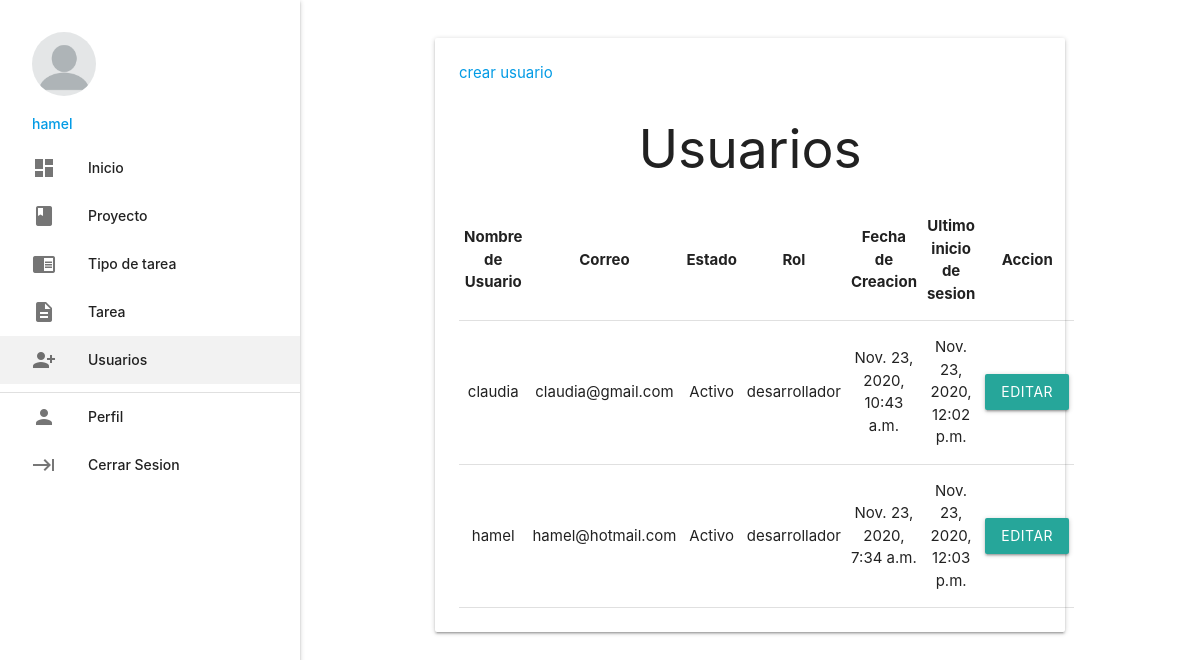
/acceder/usuarios/ (signed in), run on an earlier commit of the app's database.
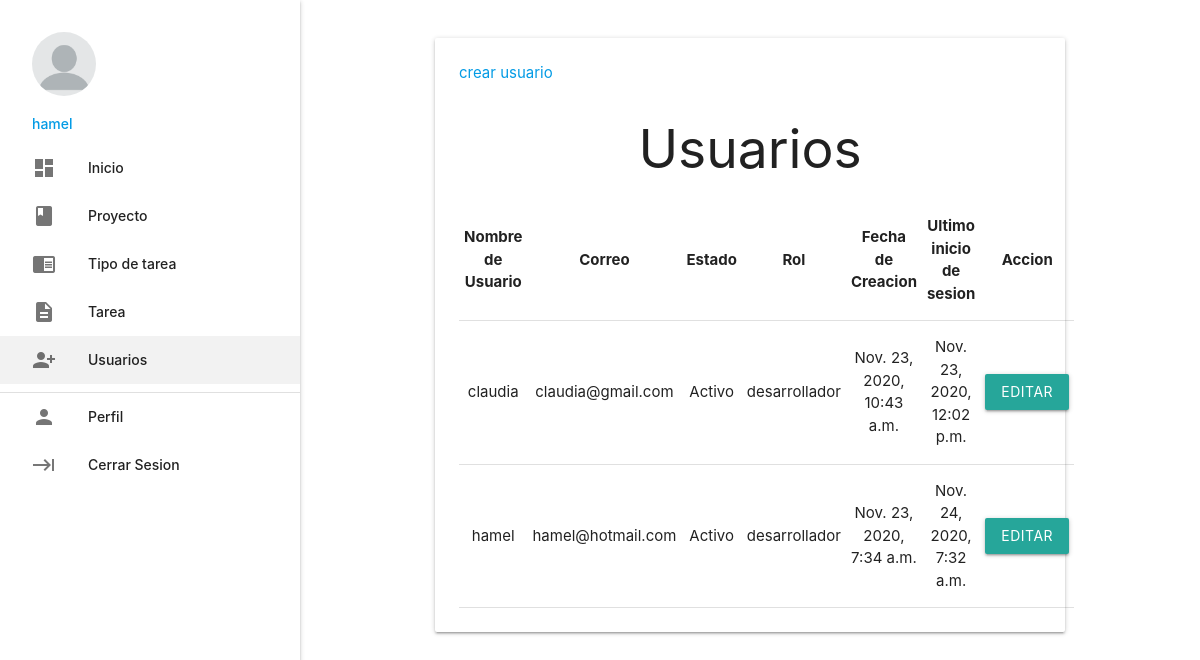
And on a later commit of the database.
### users/models.py (models this page shows)
class User(AbstractUser):
    ROLE_CHOICES = (
        ('administrador', 'Administrador'),
        ('desarrollador', 'Desarrollador'),
    )
    avatar = models.ImageField(default='avatar.png', upload_to='users/')
    role = models.CharField(max_length=50, choices=ROLE_CHOICES, verbose_name='Rol')

### users/views.py (the view)
# urls.py: path('usuarios/', views.UserListView.as_view(), name='user'),
class UserListView(LoginRequiredMixin, ListView):
    login_url = 'users:login'
    template_name = 'users/users.html'
    queryset = User.objects.all().order_by('-pk')

### templates/users/users.html
{% extends 'base.html' %}
{% block content %}
    <div class="container">
        <div class="card">
            <div class="card-content">
                <a href="{% url 'users:register' %}">crear usuario</a>
                <h2 class="center">Usuarios</h2>
                <table class="highlight centered">
                    <thead>
                        <tr>
                            <th>Nombre de Usuario</th>
                            <th>Correo</th>
                            <th>Estado</th>
                            <th>Rol</th>
                            <th>Fecha de Creacion</th>
                            <th>Ultimo inicio de sesion</th>
                            <th>Accion</th>
                        </tr>
                    </thead>
                    <tbody>
                        {% for user in object_list %}
                            <tr>
                                <td>{{ user.username }}</td>
                                <td>{{ user.email }}</td>
                                <td>{{ user.is_active|yesno:'Activo,Inactivo' }}</td>
                                <td>{{ user.role }}</td>
                                <td>{{ user.date_joined }}</td>
                                <td>{{ user.last_login }}</td>
                                <td>
                                    <a href="{% url 'users:update' user.pk %}" class="btn waves-effect waves-light">editar</a>
                                </td>
                            </tr>
                        {% endfor %}
                    </tbody>
                </table>
            </div>
        </div>
    </div>
{% endblock %}

### templates/sidenav.html (shortened to what this page needs)
{% url 'users:logout' as logout %}
{% url 'users:user' as user %}
{% url 'projects:home' as home %}
{% url 'projects:project' as project %}
{% url 'tasks:type_task' as type_task %}
{% url 'tasks:task' as task %}
<ul id="slide-out" class="sidenav sidenav-fixed">
    <li>
        <div class="user-view">
            <a href="#user"><img class="circle" src="{{ request.user.avatar.url }}"></a>
            <a href="#name"><span class="name">{{ request.user.username }}</span></a>
        </div>
    </li>
    <li class="{% if request.path == home %}active{% endif %}">
        <a class="waves-effect" href="{{ home }}"><i class="material-icons">dashboard</i>Inicio</a>
    </li>
    <li class="{% if request.path == project%}active{% endif %}">
        <a class="waves-effect" href="{{ project}}"><i class="material-icons">book</i>Proyecto</a>
    </li>
    <li class="{% if request.path == type_task %}active{% endif %}">
        <a class="waves-effect" href="{{ type_task }}"><i class="material-icons">chrome_reader_mode</i>Tipo de tarea</a>
    </li>
    <li class="{% if request.path == task %}active{% endif %}">
        <a class="waves-effect" href="{{ task }}"><i class="material-icons">description</i>Tarea</a>
    </li>
    <li class="{% if request.path == user %}active{% endif %}">
        <a class="waves-effect" href="{{ user }}"><i class="material-icons">person_add_alt_1</i>Usuarios</a>
    </li>
    <li>
        <div class="divider"></div>
    </li>
    <li>
        <a class="waves-effect" href="#!"><i class="material-icons">person</i>Perfil</a>
    </li>
    <li class="{% if request.path == logout %}active{% endif %}">
        <a class="waves-effect" href="{{ logout }}"><i class="material-icons">keyboard_tab</i>Cerrar Sesion</a>
    </li>
</ul>
<a href="#" data-target="slide-out" class="sidenav-trigger"><i class="material-icons">menu</i></a>

What changed in the data, as far as the page shows it:
changed User "hamel": last_login "Nov. 23, 2020, 12:03 p.m." → "Nov. 24, 2020, 7:32 a.m."
